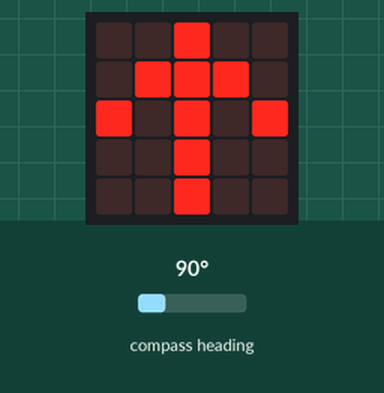
Bench run of a program on a simulated BBC micro:bit running MicroPython. On the bench: the board's 5×5 LED display. The test bench sets the inputs (shaded band); at power-on: compass heading 90°. Random numbers come from a fixed seed; the compass is already calibrated; what the program prints to the serial console is not drawn. At 20.0 s the program stops and its outputs stay as they are.

Above: at 1.3 s.
1.4 s: compass heading set to 269°
At 2.1 s:
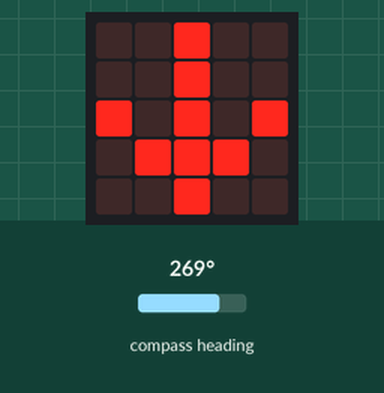
2.9 s: compass heading set to 7°
At 3.2 s:
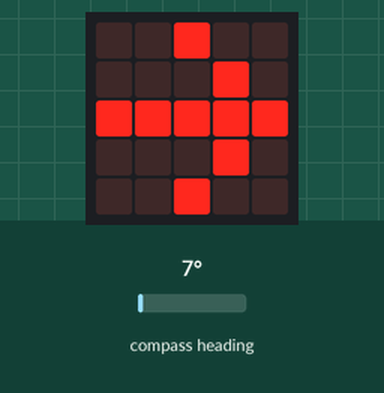
4.4 s: compass heading set to 180°
At 5.6 s:
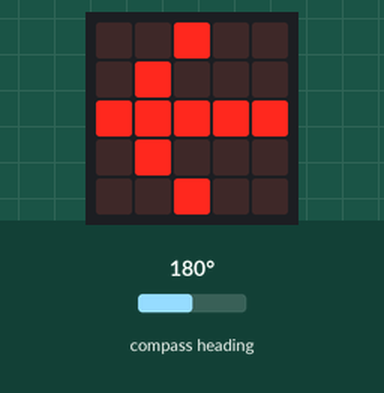
5.9 s: compass heading set to 90°
At 6.7 s:
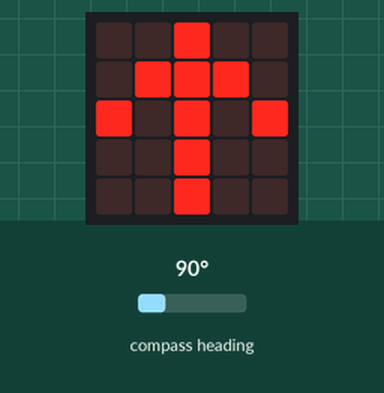
Timing chart, 0 to 6.4 s (numbered marks = the images above; inputs shaded):
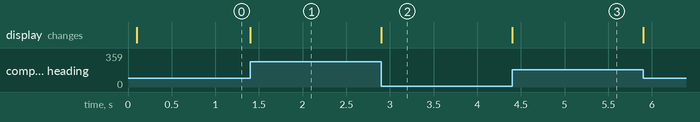

Measured:
- after the input at 1.4 s, the display: changes at once (image 1)
- after the input at 2.9 s, the display: changes at once (image 2)
- after the input at 4.4 s, the display: changes at once (image 3)

The program:

v0_2.py
```python
# Microbit Project - Compass Game/Treasure Hunt - Thomas Facos

# This code is designed to run on a microbit V1
# You can import this python src code, or the hex file, into
# the BBC micro:bit Python simulator found at the link below to see how it works

# https://python.microbit.org/v/3/


# Source Code: main.py


# Imports go at the top
from microbit import *
from random import randint
from time import ticks_ms

compass.calibrate()

print("Game Thingy - V0.2")
print("Find the right direction!")


score = 0

bearing = randint(1,360)

while True:

    direction = compass.heading()

    difference = direction - bearing


    if abs(difference) in range(135, 225):
        print("Down arrow")
        display.show(Image.ARROW_S)
    elif difference in range(-135, -45):
        display.show(Image.ARROW_E)
    elif difference in range(45, 135):
        display.show(Image.ARROW_W)
    else:
        display.show(Image.ARROW_N)


    print(str(abs(difference)) + " Degrees away!")

    if ticks_ms() > 20_000:
        print("Time's UP!")
        print(score)
        if score > 4:
            print("You win!!!")
            display.show(Image.YES)
        else:
            print("You lose!!!")
            display.show(Image.NO)

        break


    if direction in range(bearing-5, (bearing+5)%360):
        print("1 Point!")
        score += 1
        display.show(Image.SMILE)
        sleep(1000)
        bearing = randint(1,360)


# FUNCTIONING: NO TOUCHY
```
